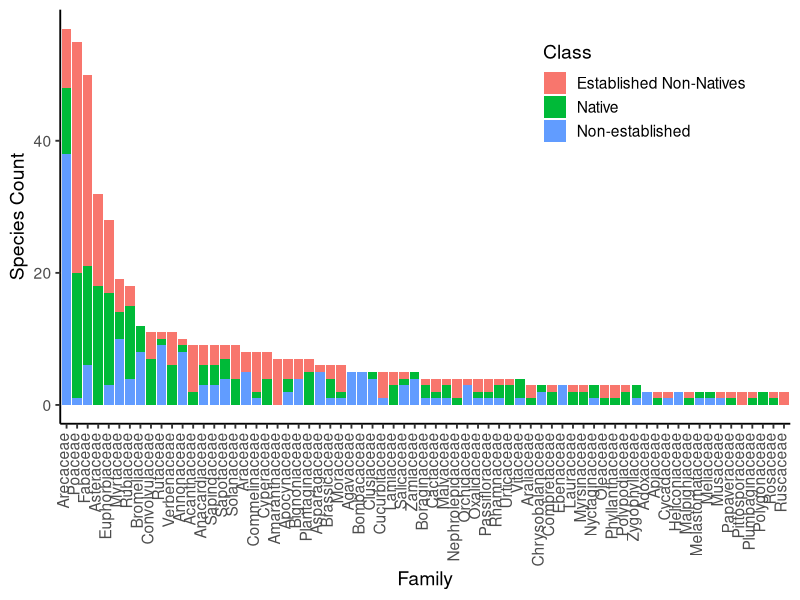

Write R code to recreate this figure.
library(tidyverse)

### organizes and summarizes a list of species to count the number of
### species records per family
family_count <- function(species_list){
  families_table <- species_list %>%
    group_by(Family) %>%
    summarize(Count = n()) %>%
    arrange(desc(Count))
  return(families_table)
}

### plots a count of species per family in a histagram
plot_family_count <- function(families_table){
  fig <- ggplot(families_table, aes(x=Family, y=Count)) + 
    geom_bar(stat="identity", width = 0.9) +
    ylab("Species Count") +
    theme_classic(base_size=14, base_family = "Helvetica") +
    theme(axis.text.x = element_text(angle = 90, hjust = 1, vjust = 0.2))
}

### load data
list <- read_csv("data/TREClist.csv")
families <- read_csv("data/TRECfamilies.csv")

list <- select(list, Family, Genus, Species, SpeciesAcro1, MainCodeUSDA,
               CultivatedOnly, EstabdInFL, Native)

### All Families
all_families <- family_count(list)
#write_csv(all_families, "output/TRECfamilies-all.csv")

top_families <- filter(all_families, !is.na(Family) & Count>1)
top_families <- transform(top_families, Family = reorder(Family, -Count))
plot_family_count(top_families)
#ggsave("output/TRECfamilies-all.png", width = 10, height = 4)

### Native Families
natives <- filter(list, Native == 1)
native_families <- family_count(natives)
#write_csv(native_families, "output/TRECfamilies-native.csv")

top_natives <- filter(native_families, !is.na(Family) & Count>1)
top_natives <- transform(top_natives, Family = reorder(Family, -Count))
plot_family_count(top_natives)
#ggsave("output/TRECfamilies-native.png", width = 5, height = 4)

### Non-native Established Families
establishedNonNative <- filter(list, Native == 0 & EstabdInFL == 1)
establishedNonNative_families <- family_count(establishedNonNative)
#write_csv(establishedNonNative_families, "output/TRECfamilies-establishedNonNative.csv")

top_establieshedNonNative <- filter(establishedNonNative_families, 
                                    !is.na(Family) & Count>1)
top_establieshedNonNative <- transform(top_establieshedNonNative, 
                                       Family = reorder(Family, -Count))
plot_family_count(top_establieshedNonNative)
#ggsave("output/TRECfamilies-establishedNonNative.png", width = 5, height = 4)

### Non-Established Families
nonEstablished <- filter(list, EstabdInFL == 0)
nonEstablished_families <- family_count(nonEstablished)
#write_csv(nonEstablished_families, "output/TRECfamilies-nonEstablished.csv")

top_nonEstablished <- filter(nonEstablished_families, !is.na(Family) & Count>1)
top_nonEstablished <- transform(top_nonEstablished, 
                                       Family = reorder(Family, -Count))
plot_family_count(top_nonEstablished)
#ggsave("output/TRECfamilies-nonEstablished.png", width = 5, height = 4)

### Combined Table
all_families_counts <- all_families %>%
  left_join(native_families, by = "Family", suffix = c("", "_native")) %>%
  left_join(establishedNonNative_families, by = "Family",
            suffix = c("", "_estabNonNat")) %>%
  left_join(nonEstablished_families, by = "Family", 
            suffix = c("_all", "_nonEstab")) %>%
  filter(!is.na(Family)) %>%
  mutate_all(funs(replace(., is.na(.), 0))) %>%
  mutate(Count_sum = Count_native + Count_estabNonNat + Count_nonEstab) %>%
  filter(Count_sum>1)

all_families_counts <- transform(all_families_counts, 
                                 Family = reorder(Family, -Count_sum))
all_families_counts_fig <- select(all_families_counts, -Count_all, -Count_sum)
all_families_counts_fig <- gather(all_families_counts_fig, key= "Class", value = "Count",
                              c(Count_native, Count_estabNonNat, Count_nonEstab))

ggplot(all_families_counts_fig, aes(x=Family, y=Count, fill=Class)) +
  geom_bar(stat="identity", width = 0.9) +
  ylab("Species Count") +
  theme_classic(base_size=14, base_family = "Helvetica") +
  theme(axis.text.x = element_text(angle = 90, hjust = 1, vjust = 0.2),
        legend.position = c(0.8, 0.8)) +
  scale_fill_discrete(labels=c("Established Non-Natives", "Native", "Non-established"))
#ggsave("output/TRECfamilies-allClass.png", width = 10, height = 10)



### Higher Taxa
families <- arrange(families, "Class", "Subclassa", "Superordera, b", "Orderc",
                     "Suborder", "Familyd")
